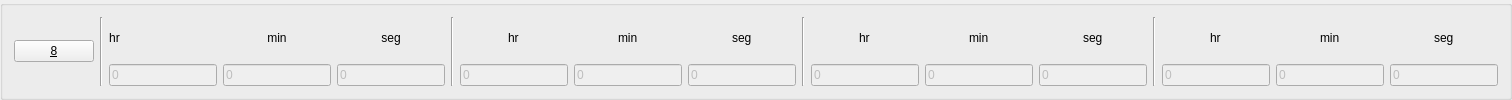
     <widget class="QGroupBox" name="groupBox_4">
      <property name="title">
       <string/>
      </property>
      <layout class="QHBoxLayout" name="horizontalLayout_21">
       <item>
        <layout class="QHBoxLayout" name="horizontalLayout_22">
         <item>
          <widget class="QPushButton" name="valve1_5">
           <property name="sizePolicy">
            <sizepolicy hsizetype="Expanding" vsizetype="Fixed">
             <horstretch>0</horstretch>
             <verstretch>0</verstretch>
            </sizepolicy>
           </property>
           <property name="text">
            <string>&amp;8</string>
           </property>
           <property name="checkable">
            <bool>true</bool>
           </property>
          </widget>
         </item>
         <item>
          <widget class="Line" name="line_6">
           <property name="orientation">
            <enum>Qt::Vertical</enum>
           </property>
          </widget>
         </item>
         <item>
          <layout class="QVBoxLayout" name="verticalLayout_50">
           <item>
            <widget class="QLabel" name="label_54">
             <property name="sizePolicy">
              <sizepolicy hsizetype="Fixed" vsizetype="Preferred">
               <horstretch>0</horstretch>
               <verstretch>0</verstretch>
              </sizepolicy>
             </property>
             <property name="text">
              <string>hr</string>
             </property>
             <property name="alignment">
              <set>Qt::AlignCenter</set>
             </property>
            </widget>
           </item>
           <item>
            <widget class="QLineEdit" name="edit1_delayh_41">
             <property name="enabled">
              <bool>false</bool>
             </property>
             <property name="sizePolicy">
              <sizepolicy hsizetype="Expanding" vsizetype="Fixed">
               <horstretch>0</horstretch>
               <verstretch>0</verstretch>
              </sizepolicy>
             </property>
             <property name="styleSheet">
              <string notr="true"/>
             </property>
             <property name="text">
              <string>0</string>
             </property>
             <property name="placeholderText">
              <string/>
             </property>
            </widget>
           </item>
          </layout>
         </item>
         <item>
          <layout class="QVBoxLayout" name="verticalLayout_51">
           <item alignment="Qt::AlignHCenter">
            <widget class="QLabel" name="label_55">
             <property name="sizePolicy">
              <sizepolicy hsizetype="Fixed" vsizetype="Preferred">
               <horstretch>0</horstretch>
               <verstretch>0</verstretch>
              </sizepolicy>
             </property>
             <property name="text">
              <string>min</string>
             </property>
             <property name="alignment">
              <set>Qt::AlignCenter</set>
             </property>
            </widget>
           </item>
           <item>
            <widget class="QLineEdit" name="edit1_delaym_5">
             <property name="enabled">
              <bool>false</bool>
             </property>
             <property name="text">
              <string>0</string>
             </property>
            </widget>
           </item>
          </layout>
         </item>
         <item>
          <layout class="QVBoxLayout" name="verticalLayout_52">
           <item>
            <widget class="QLabel" name="label_56">
             <property name="sizePolicy">
              <sizepolicy hsizetype="Preferred" vsizetype="Preferred">
               <horstretch>0</horstretch>
               <verstretch>0</verstretch>
              </sizepolicy>
             </property>
             <property name="text">
              <string>seg</string>
             </property>
             <property name="alignment">
              <set>Qt::AlignCenter</set>
             </property>
            </widget>
           </item>
           <item>
            <widget class="QLineEdit" name="edit1_delays_5">
             <property name="enabled">
              <bool>false</bool>
             </property>
             <property name="text">
              <string>0</string>
             </property>
            </widget>
           </item>
          </layout>
         </item>
        </layout>
       </item>
       <item>
        <widget class="Line" name="line_10">
         <property name="orientation">
          <enum>Qt::Vertical</enum>
         </property>
        </widget>
       </item>
       <item>
        <layout class="QHBoxLayout" name="horizontalLayout_23">
         <item>
          <layout class="QVBoxLayout" name="verticalLayout_53">
           <item alignment="Qt::AlignHCenter">
            <widget class="QLabel" name="label_57">
             <property name="sizePolicy">
              <sizepolicy hsizetype="Fixed" vsizetype="Preferred">
               <horstretch>0</horstretch>
               <verstretch>0</verstretch>
              </sizepolicy>
             </property>
             <property name="text">
              <string>hr</string>
             </property>
            </widget>
           </item>
           <item>
            <widget class="QLineEdit" name="edit1_delayh_42">
             <property name="enabled">
              <bool>false</bool>
             </property>
             <property name="sizePolicy">
              <sizepolicy hsizetype="Expanding" vsizetype="Fixed">
               <horstretch>0</horstretch>
               <verstretch>0</verstretch>
              </sizepolicy>
             </property>
             <property name="styleSheet">
              <string notr="true"/>
             </property>
             <property name="text">
              <string>0</string>
             </property>
             <property name="placeholderText">
              <string/>
             </property>
            </widget>
           </item>
          </layout>
         </item>
         <item>
          <layout class="QVBoxLayout" name="verticalLayout_54">
           <item alignment="Qt::AlignHCenter">
            <widget class="QLabel" name="label_58">
             <property name="sizePolicy">
              <sizepolicy hsizetype="Fixed" vsizetype="Preferred">
               <horstretch>0</horstretch>
               <verstretch>0</verstretch>
              </sizepolicy>
             </property>
             <property name="text">
              <string>min</string>
             </property>
            </widget>
           </item>
           <item>
            <widget class="QLineEdit" name="edit1_delayh_43">
             <property name="enabled">
              <bool>false</bool>
             </property>
             <property name="sizePolicy">
              <sizepolicy hsizetype="Expanding" vsizetype="Fixed">
               <horstretch>0</horstretch>
               <verstretch>0</verstretch>
              </sizepolicy>
             </property>
             <property name="styleSheet">
              <string notr="true"/>
             </property>
             <property name="text">
              <string>0</string>
             </property>
             <property name="placeholderText">
              <string/>
             </property>
            </widget>
           </item>
          </layout>
         </item>
         <item>
          <layout class="QVBoxLayout" name="verticalLayout_55">
           <item alignment="Qt::AlignHCenter">
            <widget class="QLabel" name="label_59">
             <property name="sizePolicy">
              <sizepolicy hsizetype="Fixed" vsizetype="Preferred">
               <horstretch>0</horstretch>
               <verstretch>0</verstretch>
              </sizepolicy>
             </property>
             <property name="text">
              <string>seg</string>
             </property>
            </widget>
           </item>
           <item>
            <widget class="QLineEdit" name="edit1_delayh_44">
             <property name="enabled">
              <bool>false</bool>
             </property>
             <property name="sizePolicy">
              <sizepolicy hsizetype="Expanding" vsizetype="Fixed">
               <horstretch>0</horstretch>
               <verstretch>0</verstretch>
              </sizepolicy>
             </property>
             <property name="styleSheet">
              <string notr="true"/>
             </property>
             <property name="text">
              <string>0</string>
             </property>
             <property name="placeholderText">
              <string/>
             </property>
            </widget>
           </item>
          </layout>
         </item>
        </layout>
       </item>
       <item>
        <widget class="Line" name="line_11">
         <property name="orientation">
          <enum>Qt::Vertical</enum>
         </property>
        </widget>
       </item>
       <item>
        <layout class="QHBoxLayout" name="horizontalLayout_24">
         <item>
          <layout class="QVBoxLayout" name="verticalLayout_56">
           <item alignment="Qt::AlignHCenter">
            <widget class="QLabel" name="label_60">
             <property name="sizePolicy">
              <sizepolicy hsizetype="Fixed" vsizetype="Preferred">
               <horstretch>0</horstretch>
               <verstretch>0</verstretch>
              </sizepolicy>
             </property>
             <property name="text">
              <string>hr</string>
             </property>
            </widget>
           </item>
           <item>
            <widget class="QLineEdit" name="edit1_delayh_45">
             <property name="enabled">
              <bool>false</bool>
             </property>
             <property name="sizePolicy">
              <sizepolicy hsizetype="Expanding" vsizetype="Fixed">
               <horstretch>0</horstretch>
               <verstretch>0</verstretch>
              </sizepolicy>
             </property>
             <property name="styleSheet">
              <string notr="true"/>
             </property>
             <property name="text">
              <string>0</string>
             </property>
             <property name="placeholderText">
              <string/>
             </property>
            </widget>
           </item>
          </layout>
         </item>
         <item>
          <layout class="QVBoxLayout" name="verticalLayout_57">
           <item alignment="Qt::AlignHCenter">
            <widget class="QLabel" name="label_61">
             <property name="sizePolicy">
              <sizepolicy hsizetype="Fixed" vsizetype="Preferred">
               <horstretch>0</horstretch>
               <verstretch>0</verstretch>
              </sizepolicy>
             </property>
             <property name="text">
              <string>min</string>
             </property>
            </widget>
           </item>
           <item>
            <widget class="QLineEdit" name="edit1_delayh_46">
             <property name="enabled">
              <bool>false</bool>
             </property>
             <property name="sizePolicy">
              <sizepolicy hsizetype="Expanding" vsizetype="Fixed">
               <horstretch>0</horstretch>
               <verstretch>0</verstretch>
              </sizepolicy>
             </property>
             <property name="styleSheet">
              <string notr="true"/>
             </property>
             <property name="text">
              <string>0</string>
             </property>
             <property name="placeholderText">
              <string/>
             </property>
            </widget>
           </item>
          </layout>
         </item>
         <item>
          <layout class="QVBoxLayout" name="verticalLayout_58">
           <item alignment="Qt::AlignHCenter">
            <widget class="QLabel" name="label_62">
             <property name="sizePolicy">
              <sizepolicy hsizetype="Fixed" vsizetype="Preferred">
               <horstretch>0</horstretch>
               <verstretch>0</verstretch>
              </sizepolicy>
             </property>
             <property name="text">
              <string>seg</string>
             </property>
            </widget>
           </item>
           <item>
            <widget class="QLineEdit" name="edit1_delayh_47">
             <property name="enabled">
              <bool>false</bool>
             </property>
             <property name="sizePolicy">
              <sizepolicy hsizetype="Expanding" vsizetype="Fixed">
               <horstretch>0</horstretch>
               <verstretch>0</verstretch>
              </sizepolicy>
             </property>
             <property name="styleSheet">
              <string notr="true"/>
             </property>
             <property name="text">
              <string>0</string>
             </property>
             <property name="placeholderText">
              <string/>
             </property>
            </widget>
           </item>
          </layout>
         </item>
        </layout>
       </item>
       <item>
        <widget class="Line" name="line_12">
         <property name="orientation">
          <enum>Qt::Vertical</enum>
         </property>
        </widget>
       </item>
       <item>
        <layout class="QHBoxLayout" name="horizontalLayout_25">
         <item>
          <layout class="QVBoxLayout" name="verticalLayout_59">
           <item alignment="Qt::AlignHCenter">
            <widget class="QLabel" name="label_63">
             <property name="sizePolicy">
              <sizepolicy hsizetype="Fixed" vsizetype="Preferred">
               <horstretch>0</horstretch>
               <verstretch>0</verstretch>
              </sizepolicy>
             </property>
             <property name="text">
              <string>hr</string>
             </property>
            </widget>
           </item>
           <item>
            <widget class="QLineEdit" name="edit1_delayh_48">
             <property name="enabled">
              <bool>false</bool>
             </property>
             <property name="sizePolicy">
              <sizepolicy hsizetype="Expanding" vsizetype="Fixed">
               <horstretch>0</horstretch>
               <verstretch>0</verstretch>
              </sizepolicy>
             </property>
             <property name="styleSheet">
              <string notr="true"/>
             </property>
             <property name="text">
              <string>0</string>
             </property>
             <property name="placeholderText">
              <string/>
             </property>
            </widget>
           </item>
          </layout>
         </item>
         <item>
          <layout class="QVBoxLayout" name="verticalLayout_60">
           <item alignment="Qt::AlignHCenter">
            <widget class="QLabel" name="label_64">
             <property name="sizePolicy">
              <sizepolicy hsizetype="Fixed" vsizetype="Preferred">
               <horstretch>0</horstretch>
               <verstretch>0</verstretch>
              </sizepolicy>
             </property>
             <property name="text">
              <string>min</string>
             </property>
            </widget>
           </item>
           <item>
            <widget class="QLineEdit" name="edit1_delayh_49">
             <property name="enabled">
              <bool>false</bool>
             </property>
             <property name="sizePolicy">
              <sizepolicy hsizetype="Expanding" vsizetype="Fixed">
               <horstretch>0</horstretch>
               <verstretch>0</verstretch>
              </sizepolicy>
             </property>
             <property name="styleSheet">
              <string notr="true"/>
             </property>
             <property name="text">
              <string>0</string>
             </property>
             <property name="placeholderText">
              <string/>
             </property>
            </widget>
           </item>
          </layout>
         </item>
         <item>
          <layout class="QVBoxLayout" name="verticalLayout_61">
           <item alignment="Qt::AlignHCenter">
            <widget class="QLabel" name="label_65">
             <property name="sizePolicy">
              <sizepolicy hsizetype="Fixed" vsizetype="Preferred">
               <horstretch>0</horstretch>
               <verstretch>0</verstretch>
              </sizepolicy>
             </property>
             <property name="text">
              <string>seg</string>
             </property>
            </widget>
           </item>
           <item>
            <widget class="QLineEdit" name="edit1_delayh_50">
             <property name="enabled">
              <bool>false</bool>
             </property>
             <property name="sizePolicy">
              <sizepolicy hsizetype="Expanding" vsizetype="Fixed">
               <horstretch>0</horstretch>
               <verstretch>0</verstretch>
              </sizepolicy>
             </property>
             <property name="styleSheet">
              <string notr="true"/>
             </property>
             <property name="text">
              <string>0</string>
             </property>
             <property name="placeholderText">
              <string/>
             </property>
            </widget>
           </item>
          </layout>
         </item>
        </layout>
       </item>
      </layout>
     </widget>
